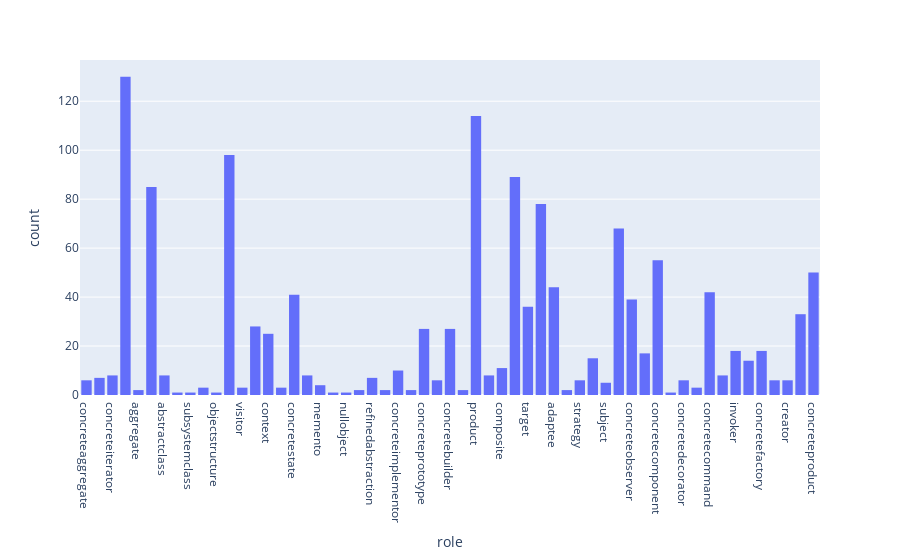

Notebook code cell kept with this figure:
### Markdown cell above
### Distribution of roles

### Code cell
px.histogram(df, x='role', histfunc='count')

### Figure 1 — Plotly figure (JSON) as saved in the notebook; plotly's stock layout.template omitted (floating-point values rounded to 4 significant figures; data arrays with more than 128 entries replaced by an {"elided": "..."} marker saying what was removed)
{"data": [{"alignmentgroup": "True", "bingroup": "x", "histfunc": "count", "hovertemplate": "role=%{x}<br>count=%{y}<extra></extra>", "legendgroup": "", "marker": {"color": "#636efa", "pattern": {"shape": ""}}, "name": "", "offsetgroup": "", "orientation": "v", "showlegend": false, "type": "histogram", "x": {"elided": "1341 str values"}, "xaxis": "x", "yaxis": "y"}], "layout": {"autosize": true, "barmode": "relative", "legend": {"tracegroupgap": 0}, "margin": {"t": 60}, "xaxis": {"anchor": "y", "autorange": true, "domain": [0, 1], "range": [-0.5, 56.5], "title": {"text": "role"}, "type": "category"}, "yaxis": {"anchor": "x", "autorange": true, "domain": [0, 1], "range": [0, 136.8], "title": {"text": "count"}}}}
